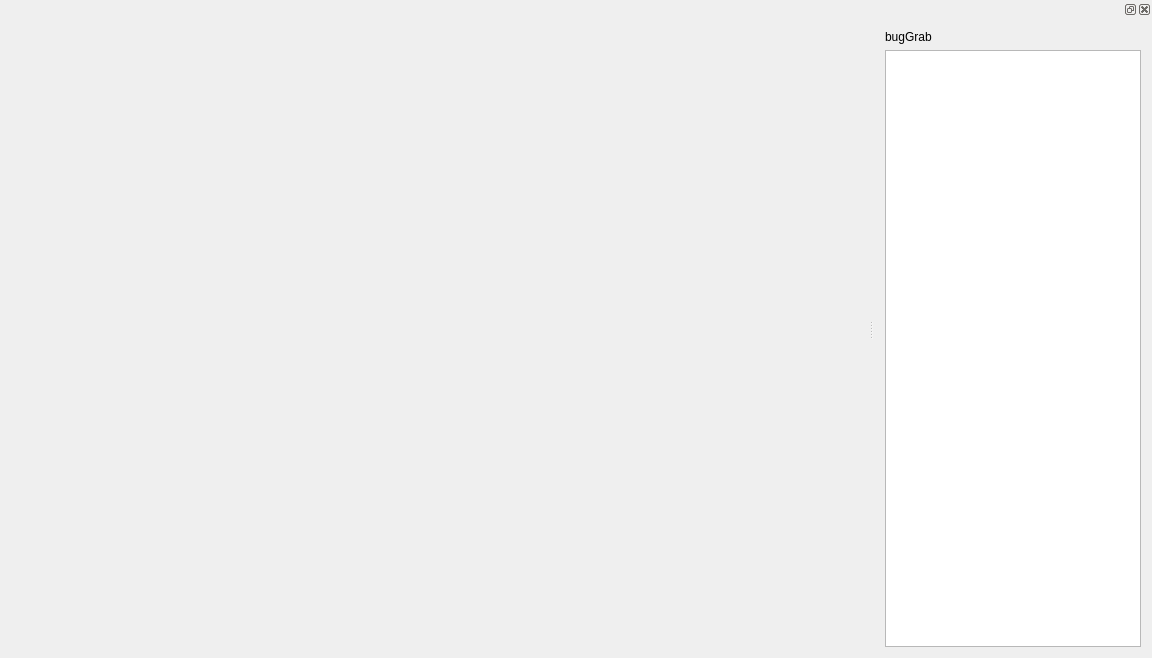
<?xml version="1.0" encoding="UTF-8"?>
<ui version="4.0">
 <class>MainWindow</class>
 <widget class="QMainWindow" name="MainWindow">
  <property name="geometry">
   <rect>
    <x>0</x>
    <y>0</y>
    <width>1152</width>
    <height>658</height>
   </rect>
  </property>
  <property name="windowTitle">
   <string>MainWindow</string>
  </property>
  <widget class="QWidget" name="centralWidget"/>
  <widget class="QDockWidget" name="dockWidget">
   <attribute name="dockWidgetArea">
    <number>2</number>
   </attribute>
   <widget class="QWidget" name="dockWidgetContents">
    <layout class="QVBoxLayout" name="verticalLayout_2">
     <item>
      <widget class="QLabel" name="label">
       <property name="text">
        <string>bugGrab</string>
       </property>
      </widget>
     </item>
     <item>
      <widget class="QGraphicsView" name="graphicsView"/>
     </item>
    </layout>
   </widget>
  </widget>
 </widget>
 <layoutdefault spacing="6" margin="11"/>
 <resources/>
 <connections/>
</ui>
